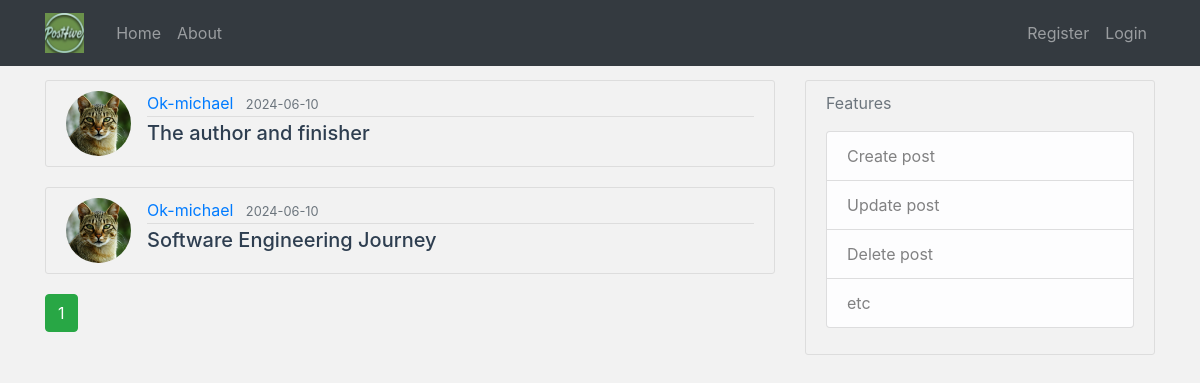
Page /user/Ok-michael on the committed database.
### posthive/models.py (models this page shows, shortened)
class Post(db.Model):
    id = db.Column(db.Integer, primary_key=True)
    title = db.Column(db.String(100), nullable=False)
    date_posted = db.Column(db.DateTime, nullable=False, default=datetime.utcnow)
    content = db.Column(db.Text, nullable=False)
    user_id = db.Column(db.Integer, db.ForeignKey('user.id'), nullable=False)

class User(db.Model, UserMixin):
    id = db.Column(db.Integer, primary_key=True)
    username = db.Column(db.String(20), unique=True, nullable=False)
    email = db.Column(db.String(120), unique=True, nullable=False)
    image_file = db.Column(db.String(20), nullable=False, default='default.png')
    password = db.Column(db.String(60), nullable=False)
    posts = db.relationship('Post', backref='author', lazy=True)
    """
    @property
    def is_authenticated(self):
        return True

    @property
    def is_anonymous(self):
        return False

    @property
    def is_active(self):
        return True  # Or your custom logic

    def get_id(self):
        return str(self.id)
    """

### posthive/routes.py (the view)
@app.route('/user/<string:username>')
def user_posts(username):
    page = request.args.get('page', 1, type=int)
    user = User.query.filter_by(username=username).first_or_404()
    posts = Post.query.filter_by(author=user).order_by(
        Post.date_posted.desc()).paginate(page=page, per_page=5)
    return render_template('user_posts.html', posts=posts, user=user)

### posthive/templates/user_posts.html (shortened to what this page needs)
{% extends "layout.html" %}
{% block content %}
    {% for post in posts.items %}
        <article class="media content-section">
          <img class="rounded-circle article-img" src="{{ url_for('static',
            filename='profile_pics/' + post.author.image_file) }}">
          <div class="media-body">
            <div class="article-metadata">
              <a class="mr-2" href="{{ url_for('user_posts', username=post.author.username) }}">{{ post.author.username }}</a>
              <small class="text-muted">{{ post.date_posted.strftime('%Y-%m-%d') }}</small>
            </div>
            <h5><a class="article-title" href="{{ url_for('post', post_id=post.id) }}">{{ post.title }}</a></h5>
          </div>
        </article>
    {% endfor %}
    {% for page_num in posts.iter_pages(left_edge=1, right_edge=1, left_current=1, right_current=2) %}
      {% if page_num %}
        {% if posts.page==page_num %}
          <a class="btn btn-success mb-4" href="{{ url_for('user_posts', username=user.username, page=page_num) }}">{{ page_num }}</a>
        {% else %}
          <a class="btn btn-outline-success mb-4" href="{{ url_for('user_posts', username=user.username, page=page_num) }}">{{ page_num }}</a>
        {% endif %}
      {% endif %}
    {% endfor %}
{% endblock content %}

### posthive/static/main.css (style rules this page uses)
body { background-color: #f2f2f2; color: #2e3e50; margin-top: 5rem; }
h1, h2, h3, h4, h5, h6 { color: #2e3e50; }
.content-section { background-color: #f2f2f2; padding: 10px 20px; border: 1px solid #dddddd; border-radius: 3px; margin-bottom: 20px; }
.article-title { color: #2e3e50; }
.article-img { height: 65px; width: 65px; margin-right: 16px; }
.article-metadata { padding-bottom: 1px; margin-bottom: 4px; border-bottom: 1px solid #dddddd; }

### rows in the picture
Post: image_file (picture), author.username "Ok-michael", date_posted "2024-06-10", title "The author and finisher"
Post: image_file (picture), author.username "Ok-michael", date_posted "2024-06-10", title "Software Engineering Journey"

### other values in the picture
{{ page_num }} "1"
